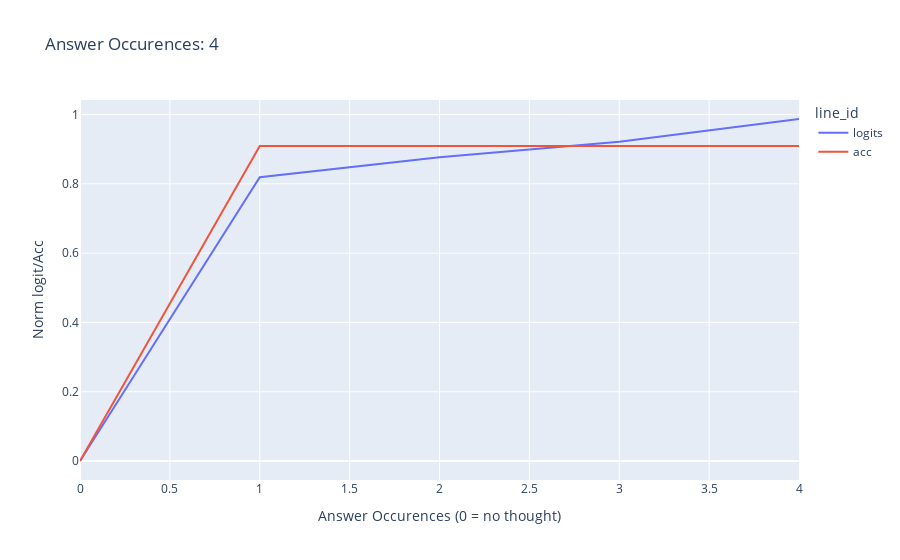
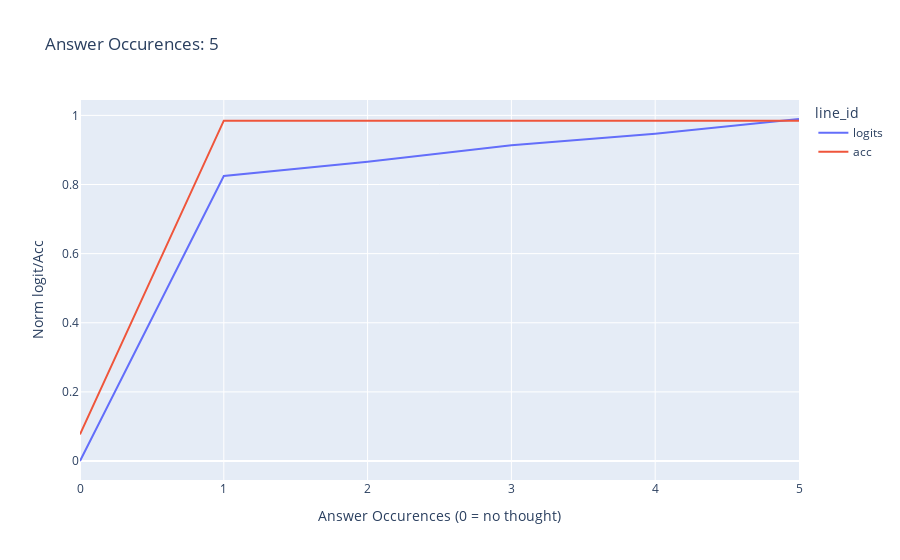
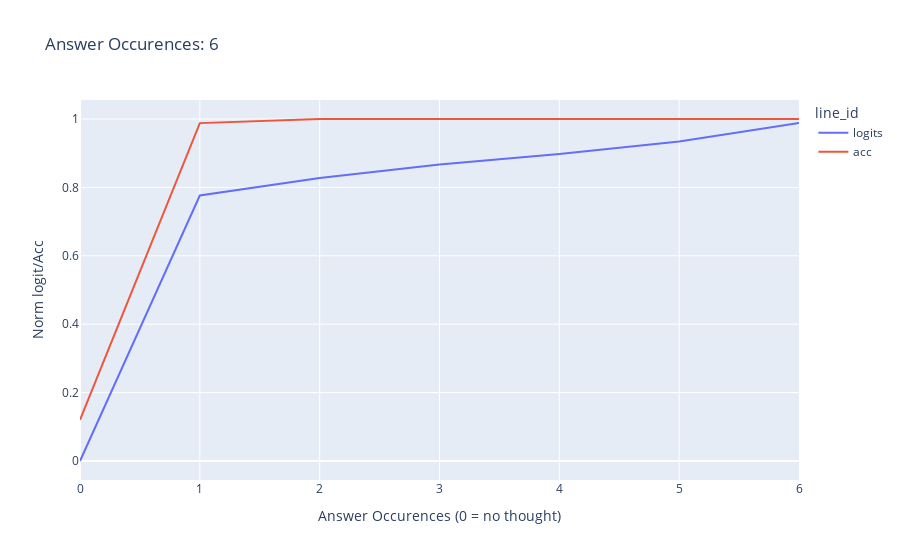
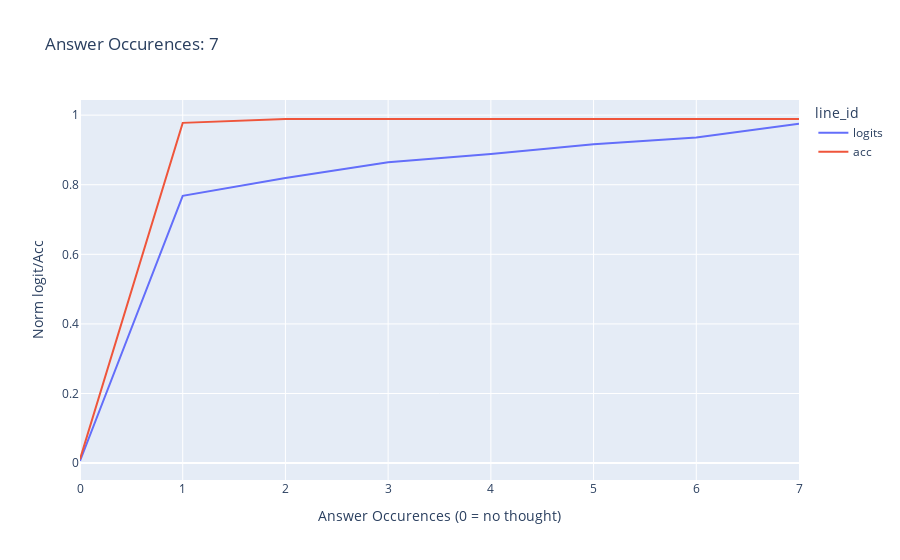

Write notebook code for charts like these, in order.
### Code cell
norm_logit_results = {}
norm_acc_results = {}

for cl, cl_dict in sorted(sample_logits.items(),key=lambda x:x[0]):
    all_logits = list(cl_dict.values())
    un_norm_logits = np.array(all_logits).mean(axis = 0)
    all_logits = np.array([norm(x) for x in all_logits]) # norm across each chunk index in each sample
    avg_logits = all_logits.mean(axis = 0) # average across all samples
    
    all_acc = np.array(list(sample_ac[cl].values()))
    avg_acc = all_acc.mean(axis = 0)
    line(np.stack([avg_logits,avg_acc]), x_label="Answer Occurences (0 = no thought)", y_label="Norm logit/Acc", title=f"Answer Occurences: {cl}",labels = ['logits','acc'],file_path=f'images/chunk_len_{cl}.png')
    print (f'Unnormed_logits: {[np.round(x,2) for x in un_norm_logits]}')

    norm_logit_results[cl] = all_logits
    norm_acc_results[cl] = all_acc

### Figure 1 — Plotly figure (JSON) as saved in the notebook; plotly's stock layout.template omitted (floating-point values rounded to 4 significant figures)
{"data": [{"hovertemplate": "line_id=logits<br>index=%{x}<br>y=%{y}<extra></extra>", "legendgroup": "logits", "line": {"color": "#636efa", "dash": "solid"}, "marker": {"symbol": "circle"}, "mode": "lines", "name": "logits", "orientation": "v", "showlegend": true, "type": "scatter", "x": [0, 1, 2, 3, 4], "xaxis": "x", "y": [0, 0.8189, 0.8769, 0.9211, 0.9871], "yaxis": "y"}, {"hovertemplate": "line_id=acc<br>index=%{x}<br>y=%{y}<extra></extra>", "legendgroup": "acc", "line": {"color": "#EF553B", "dash": "solid"}, "marker": {"symbol": "circle"}, "mode": "lines", "name": "acc", "orientation": "v", "showlegend": true, "type": "scatter", "x": [0, 1, 2, 3, 4], "xaxis": "x", "y": [0, 0.9091, 0.9091, 0.9091, 0.9091], "yaxis": "y"}], "layout": {"legend": {"title": {"text": "line_id"}, "tracegroupgap": 0}, "title": {"text": "Answer Occurences: 4"}, "xaxis": {"anchor": "y", "domain": [0, 1], "title": {"text": "Answer Occurences (0 = no thought)"}}, "yaxis": {"anchor": "x", "domain": [0, 1], "title": {"text": "Norm logit/Acc"}}}}

### Figure 2 — Plotly figure (JSON) as saved in the notebook; plotly's stock layout.template omitted (floating-point values rounded to 4 significant figures)
{"data": [{"hovertemplate": "line_id=logits<br>index=%{x}<br>y=%{y}<extra></extra>", "legendgroup": "logits", "line": {"color": "#636efa", "dash": "solid"}, "marker": {"symbol": "circle"}, "mode": "lines", "name": "logits", "orientation": "v", "showlegend": true, "type": "scatter", "x": [0, 1, 2, 3, 4, 5], "xaxis": "x", "y": [0, 0.8245, 0.8657, 0.9133, 0.9472, 0.9895], "yaxis": "y"}, {"hovertemplate": "line_id=acc<br>index=%{x}<br>y=%{y}<extra></extra>", "legendgroup": "acc", "line": {"color": "#EF553B", "dash": "solid"}, "marker": {"symbol": "circle"}, "mode": "lines", "name": "acc", "orientation": "v", "showlegend": true, "type": "scatter", "x": [0, 1, 2, 3, 4, 5], "xaxis": "x", "y": [0.07692, 0.9846, 0.9846, 0.9846, 0.9846, 0.9846], "yaxis": "y"}], "layout": {"legend": {"title": {"text": "line_id"}, "tracegroupgap": 0}, "title": {"text": "Answer Occurences: 5"}, "xaxis": {"anchor": "y", "domain": [0, 1], "title": {"text": "Answer Occurences (0 = no thought)"}}, "yaxis": {"anchor": "x", "domain": [0, 1], "title": {"text": "Norm logit/Acc"}}}}

### Figure 3 — Plotly figure (JSON) as saved in the notebook; plotly's stock layout.template omitted (floating-point values rounded to 4 significant figures)
{"data": [{"hovertemplate": "line_id=logits<br>index=%{x}<br>y=%{y}<extra></extra>", "legendgroup": "logits", "line": {"color": "#636efa", "dash": "solid"}, "marker": {"symbol": "circle"}, "mode": "lines", "name": "logits", "orientation": "v", "showlegend": true, "type": "scatter", "x": [0, 1, 2, 3, 4, 5, 6], "xaxis": "x", "y": [0, 0.7763, 0.8272, 0.8667, 0.8974, 0.9339, 0.9886], "yaxis": "y"}, {"hovertemplate": "line_id=acc<br>index=%{x}<br>y=%{y}<extra></extra>", "legendgroup": "acc", "line": {"color": "#EF553B", "dash": "solid"}, "marker": {"symbol": "circle"}, "mode": "lines", "name": "acc", "orientation": "v", "showlegend": true, "type": "scatter", "x": [0, 1, 2, 3, 4, 5, 6], "xaxis": "x", "y": [0.1205, 0.988, 1, 1, 1, 1, 1], "yaxis": "y"}], "layout": {"legend": {"title": {"text": "line_id"}, "tracegroupgap": 0}, "title": {"text": "Answer Occurences: 6"}, "xaxis": {"anchor": "y", "domain": [0, 1], "title": {"text": "Answer Occurences (0 = no thought)"}}, "yaxis": {"anchor": "x", "domain": [0, 1], "title": {"text": "Norm logit/Acc"}}}}

### Figure 4 — Plotly figure (JSON) as saved in the notebook; plotly's stock layout.template omitted (floating-point values rounded to 4 significant figures)
{"data": [{"hovertemplate": "line_id=logits<br>index=%{x}<br>y=%{y}<extra></extra>", "legendgroup": "logits", "line": {"color": "#636efa", "dash": "solid"}, "marker": {"symbol": "circle"}, "mode": "lines", "name": "logits", "orientation": "v", "showlegend": true, "type": "scatter", "x": [0, 1, 2, 3, 4, 5, 6, 7], "xaxis": "x", "y": [0.006051, 0.7682, 0.8195, 0.8644, 0.8881, 0.9162, 0.9357, 0.9755], "yaxis": "y"}, {"hovertemplate": "line_id=acc<br>index=%{x}<br>y=%{y}<extra></extra>", "legendgroup": "acc", "line": {"color": "#EF553B", "dash": "solid"}, "marker": {"symbol": "circle"}, "mode": "lines", "name": "acc", "orientation": "v", "showlegend": true, "type": "scatter", "x": [0, 1, 2, 3, 4, 5, 6, 7], "xaxis": "x", "y": [0.01111, 0.9778, 0.9889, 0.9889, 0.9889, 0.9889, 0.9889, 0.9889], "yaxis": "y"}], "layout": {"legend": {"title": {"text": "line_id"}, "tracegroupgap": 0}, "title": {"text": "Answer Occurences: 7"}, "xaxis": {"anchor": "y", "domain": [0, 1], "title": {"text": "Answer Occurences (0 = no thought)"}}, "yaxis": {"anchor": "x", "domain": [0, 1], "title": {"text": "Norm logit/Acc"}}}}
